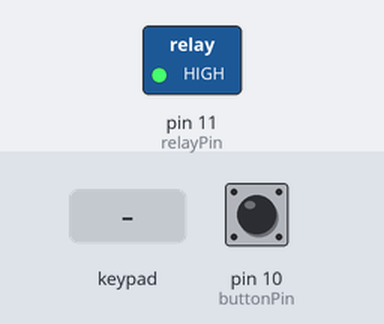
The sketch below on a simulated Arduino Uno, built with avr-gcc and run on an emulated ATmega328P. Shown: switched loads named in the sketch (green lamp = pin HIGH). The test bench sets the inputs (shaded band); at power-on: pin 10 (buttonPin) HIGH. What the sketch prints to the serial monitor is not drawn.

Above: at 1.2 s.
1.3 s: keypad keys 1 1 1 1 # pressed 0.4 s apart
At 4.3 s:
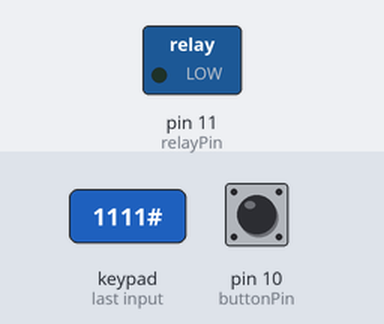
Timing chart, 0 to 14.4 s (numbered marks = the images above; inputs shaded):
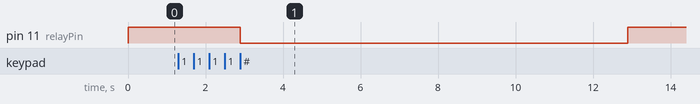

The sketch:

UNO______.ino
```cpp
#include <Keypad.h>

// ----- Keypad Setup -----
const byte ROWS = 4;
const byte COLS = 4;
char keys[ROWS][COLS] = {
  {'1', '4', '7', '*'},
  {'2', '5', '8', '0'},
  {'3', '6', '9', '#'},
  {'A', 'B', 'C', 'D'}
};
byte rowPins[ROWS] = {9, 8, 7, 6};
byte colPins[COLS] = {5, 4, 3, 2};
Keypad keypad = Keypad(makeKeymap(keys), rowPins, colPins, ROWS, COLS);

// ----- Relay & Button Setup -----
const int relayPin = 11;     // รีเลย์
const int buttonPin = 10;    // ปุ่มกดติด-ปล่อย

String inputPassword = "";
const String correctPassword = "1111";

void setup() {
  Serial.begin(115200);

  pinMode(relayPin, OUTPUT);
  pinMode(buttonPin, INPUT_PULLUP);   // ปุ่มกดติด-ปล่อย

  digitalWrite(relayPin, HIGH); // ปิดรีเลย์เริ่มต้น

  Serial.println("ระบบเริ่มทำงาน: Keypad และปุ่มขา 10 พร้อมใช้งาน");
}

void loop() {
  // --- ขา 10 ปุ่มกดติด-ปล่อย ---
  if (digitalRead(buttonPin) == LOW) {
    digitalWrite(relayPin, LOW); // กด → เปิดรีเลย์
  } else {
    digitalWrite(relayPin, HIGH); // ปล่อย → ปิดรีเลย์
  }

  // --- Keypad ---
  char key = keypad.getKey();
  if (key != NO_KEY) {
    Serial.print("กด: ");
    Serial.println(key);

    if (key == '#') {
      if (inputPassword == correctPassword) {
        Serial.println("✅ รหัสถูกต้อง - เปิดรีเลย์ 10 วิ");
        digitalWrite(relayPin, LOW);
        delay(10000); // ระหว่างนี้ Keypad และขา10 ไม่ตอบสนอง
        digitalWrite(relayPin, HIGH);
      } else {
        Serial.println("❌ รหัสผิด");
      }
      inputPassword = "";
    }
    else if (key == '*') {
      inputPassword = "";
      Serial.println("🔁 ล้างรหัสแล้ว");
    }
    else {
      inputPassword += key;
    }
  }
}
```

Measured:
- after the input at 1.3 s, pin 11 (relayPin): HIGH → LOW after 1.6 s, → HIGH 10.0 s later
